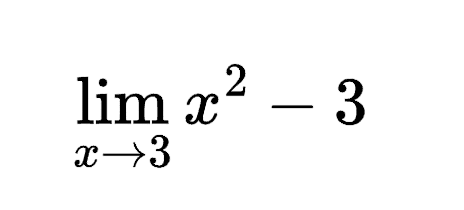
#> input picture Inzynierka/equations/lim1.png, 464 x 210 px
$ python main.py --source equations/lim1.png
#> lines starting #> are read from the running program, lines starting #| are printed output that depends on the picture; after the words box and inside, x2 and y2 are one past the last pixel; in counts of white or black regions, pixels touching at a corner belong together
### Inzynierka/preprocessing.py
import cv2
import numpy as np


def preprocess_image(image_path):
#> called with image_path = 'equations/lim1.png'
    image = cv2.imread(image_path)
#> image is the input picture: shape (210, 464, 3); min 0, max 255, mean 246.6
    if image is None:
        raise ValueError(f"Image not found at {image_path}")

    gray = cv2.cvtColor(image, cv2.COLOR_BGR2GRAY)


    _, image = cv2.threshold(gray, 200, 255, cv2.THRESH_BINARY)
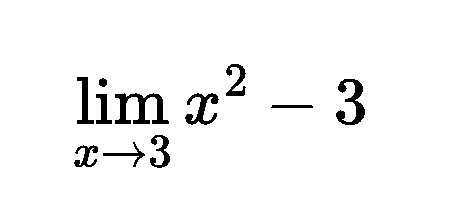
#> image: shape (210, 464); 96.3% white; 11 black regions, largest, box (x1, y1, x2, y2) and area: (115, 93, 169, 124) 766, (336, 79, 365, 125) 568, (185, 93, 219, 125) 449


    success = cv2.imwrite(f"{image_path}proccessed.png", image)
    return image

### Inzynierka/equation.py
import cv2
from pix2tex.cli import LatexOCR
from PIL import Image
import re
import preprocessing


def get_latex(image_array):

    model = LatexOCR()
    image_pil = Image.fromarray(image_array).convert('RGB')
    latex = model(image_pil)

    print(latex, '\n')
    return latex
# types = ['integral', 'de', 'polynomial', 'nonlinear', 'limit', 'derivative']
# [54 lines left out: functions get_type, get_integral_bounds, get_derivative_expr, latex_to_sym, not called in this run]

def get_symbolic_expression(image) :
    latex_expression = get_latex(image)
    type = get_type(latex_expression)
    if type == 'polynomial' :
        return latex_to_sym(latex_expression), type
    elif type == 'integral' :
        return latex_to_sym(latex_expression), type
    elif type == 'derivative':
        return latex_to_sym(latex_expression), type
    elif type == 'limit':
        return latex_to_sym(latex_expression), type
    elif type == 'de':
        return get_differential_expr(latex_expression), type


def get_limit_point(latex_expression):
    match = re.search(r'\\operatorname\*\{lim\}_\{.*?\\to([\d.]+)\}', latex_expression)
    return match.group(1)


# [18 lines left out: function get_differential_expr, not called in this run]


# [6 lines of commented-out code are left out]

### Inzynierka/main.py
import argparse
import sympy
import equation
import solvers
import warnings
import preprocessing
import warnings
warnings.filterwarnings("ignore", category=UserWarning)


def main():
    parser = argparse.ArgumentParser(description='Recognizing and solving an equation from an image.')
    parser.add_argument('-s', '--source', required=True, help='Path to image')
    parser.add_argument('-ic', '--initial_condition', nargs=2, type=float, metavar=('x0', 'a'),
                        help='Initial condition for DE f(x0)=a')
    parser.add_argument('-xe', '--x_end', type=float, help='End value of x for numerical methods')
    parser.add_argument('-n', '--numerical', action='store_true', help='Use numerical method')

    args = parser.parse_args()

    print(f'Source: {args.source}', '\n')
    image = preprocessing.preprocess_image(args.source)

    expression, type = equation.get_symbolic_expression(image)
    print(expression, '\n')
    print(type, '\n')

    if type == 'polynomial':
        result = solvers.solve_poly(expression)
    elif type == 'integral':
        lower_bound, upper_bound = equation.get_integral_bounds(equation.get_latex(image))
        if args.numerical:
            result = solvers.solve_integral_monte_carlo(expression, float(lower_bound), float(upper_bound))
        else:
            result = solvers.solve_integral(expression, float(lower_bound), float(upper_bound))
    elif type == 'derivative':
        latex_expr = equation.get_latex(image)
        derivative_expr = equation.get_derivative_expr(latex_expr)
        derivative_expr_sym = equation.latex_to_sym(derivative_expr)
        result = solvers.solve_derivative(derivative_expr_sym)
    elif type == 'limit':
        latex_expr = equation.get_latex(image)
        limit_point = equation.get_limit_point(latex_expr)
        result = solvers.solve_limit(expression, limit_point)
    elif type == 'de':
        if not args.initial_condition:
            raise ValueError("Initial condition is required. Use -ic x0 a.")
        x0, a = args.initial_condition
        latex_expr = equation.get_latex(image)
        expression = equation.get_differential_expr(latex_expr)

        if args.numerical:
            if args.x_end is None:
                raise ValueError("For numerical method, provide -xe x_end.")
            result = solvers.solve_differential_eq_rk4(expression, x0, a, args.x_end)
        else:
            result = solvers.solve_differential_eq(expression, x0, a)
    else:
        result = 'unknown type'

    print(result)

if __name__ == "__main__":
    main()
#> (the call stopped at in get_latex, `model = LatexOCR()`: pix2tex is not available in this run)

$ run again, with Inzynierka/equations/cubic2.png copied over Inzynierka/equations/lim1.png
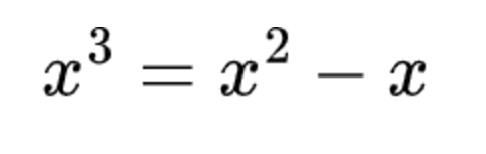
#> input picture Inzynierka/equations/cubic2.png, 486 x 154 px
#> in preprocess_image, image is the input picture: shape (154, 486, 3); min 0, max 255, mean 246.4
#> in preprocess_image, `_, image = cv2.threshold(gray, 200, 255, cv2.THRESH_BINARY)`:
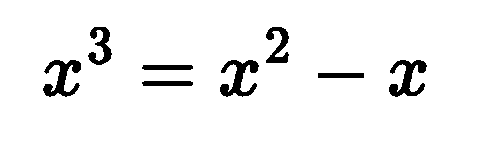
#> image: shape (154, 486); 95.2% white; 8 black regions, largest, box (x1, y1, x2, y2) and area: (220, 60, 259, 97) 675, (43, 60, 81, 97) 669, (389, 60, 427, 97) 667
